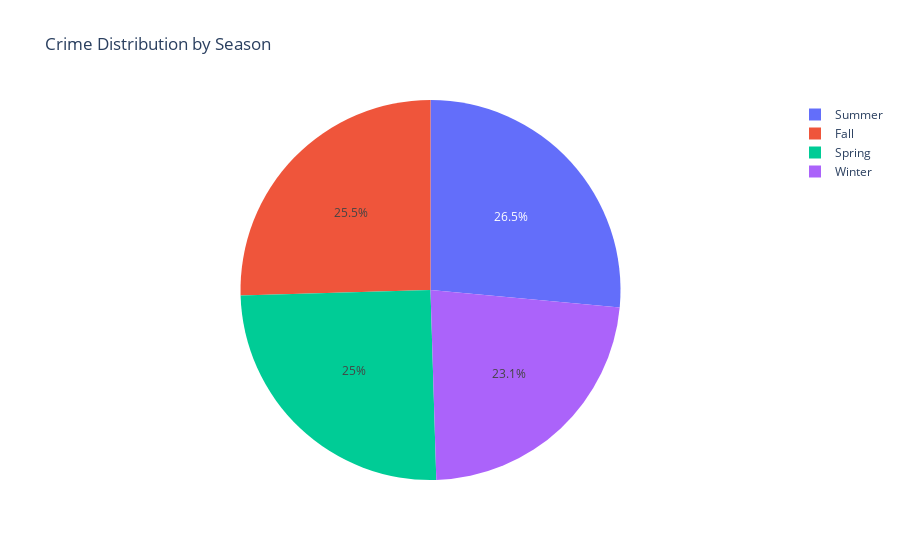

Notebook cell for this chart:
### Code cell
## 6. Crime Distribution by Season

# %%
# Count crimes per season
df_season = (
    df_crime['season']
            .value_counts()
            .reset_index()
)
df_season.columns = ['season', 'crime_count']

# Plot pie chart for seasonal distribution
fig = px.pie(
    df_season,
    names='season',
    values='crime_count',
    title='Crime Distribution by Season'
)
fig.show()

### Figure 1 — Plotly figure (JSON) as saved in the notebook; plotly's stock layout.template omitted (floating-point values rounded to 4 significant figures)
{"data": [{"domain": {"x": [0, 1], "y": [0, 1]}, "hovertemplate": "season=%{label}<br>crime_count=%{value}<extra></extra>", "labels": ["Summer", "Fall", "Spring", "Winter"], "legendgroup": "", "name": "", "showlegend": true, "type": "pie", "values": [149522, 143884, 141431, 130281]}], "layout": {"legend": {"tracegroupgap": 0}, "title": {"text": "Crime Distribution by Season"}}}
